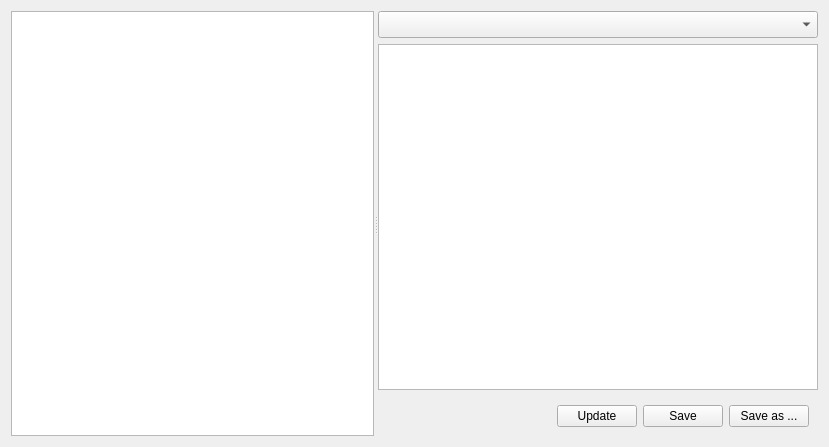
<?xml version="1.0" encoding="UTF-8"?>
<ui version="4.0">
 <class>LinguistpageController</class>
 <widget class="QWidget" name="LinguistpageController">
  <property name="geometry">
   <rect>
    <x>0</x>
    <y>0</y>
    <width>829</width>
    <height>447</height>
   </rect>
  </property>
  <property name="windowTitle">
   <string>Form</string>
  </property>
  <layout class="QGridLayout" name="gridLayout">
   <item row="0" column="0">
    <widget class="QSplitter" name="splitter">
     <property name="orientation">
      <enum>Qt::Horizontal</enum>
     </property>
     <widget class="QListWidget" name="listWidgetTsList"/>
     <widget class="QWidget" name="widget_2" native="true">
      <layout class="QVBoxLayout" name="verticalLayout">
       <item>
        <widget class="FlagsPickerBox" name="comboBoxLanguage">
         <property name="font">
          <font>
           <pointsize>12</pointsize>
          </font>
         </property>
        </widget>
       </item>
       <item>
        <widget class="QTableView" name="tableView">
         <property name="selectionBehavior">
          <enum>QAbstractItemView::SelectRows</enum>
         </property>
        </widget>
       </item>
       <item>
        <widget class="QWidget" name="widget" native="true">
         <layout class="QHBoxLayout" name="horizontalLayout">
          <item>
           <spacer name="horizontalSpacer">
            <property name="orientation">
             <enum>Qt::Horizontal</enum>
            </property>
            <property name="sizeHint" stdset="0">
             <size>
              <width>40</width>
              <height>20</height>
             </size>
            </property>
           </spacer>
          </item>
          <item>
           <widget class="QPushButton" name="pushButtonUpdate">
            <property name="text">
             <string>Update</string>
            </property>
           </widget>
          </item>
          <item>
           <widget class="QPushButton" name="pushButtonSave">
            <property name="text">
             <string>Save</string>
            </property>
           </widget>
          </item>
          <item>
           <widget class="QPushButton" name="pushButtonSaveAs">
            <property name="text">
             <string>Save as ...</string>
            </property>
           </widget>
          </item>
         </layout>
        </widget>
       </item>
      </layout>
     </widget>
    </widget>
   </item>
  </layout>
 </widget>
 <customwidgets>
  <customwidget>
   <class>FlagsPickerBox</class>
   <extends>QComboBox</extends>
   <header>src/linguist/widgets/FlagsPickerBox.h</header>
  </customwidget>
 </customwidgets>
 <resources/>
 <connections/>
</ui>
